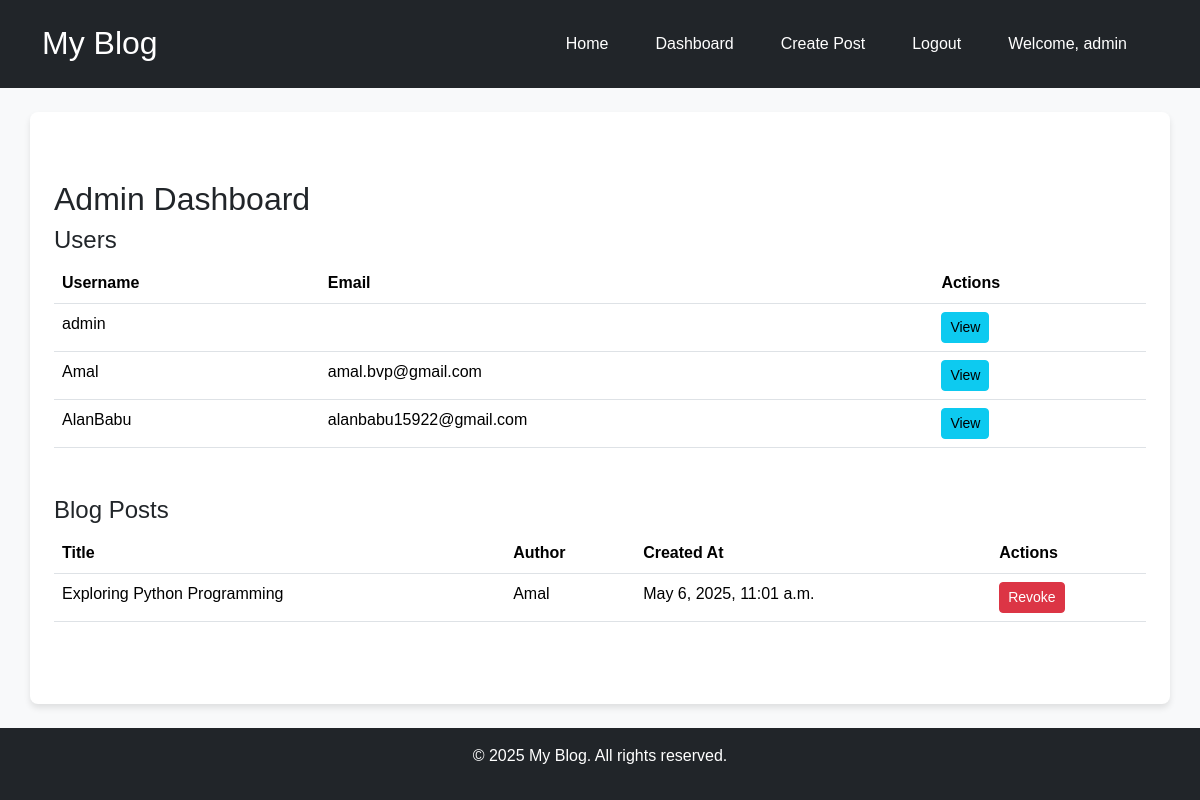
The page /admin-dashboard/ (signed in) on the database as committed earlier.
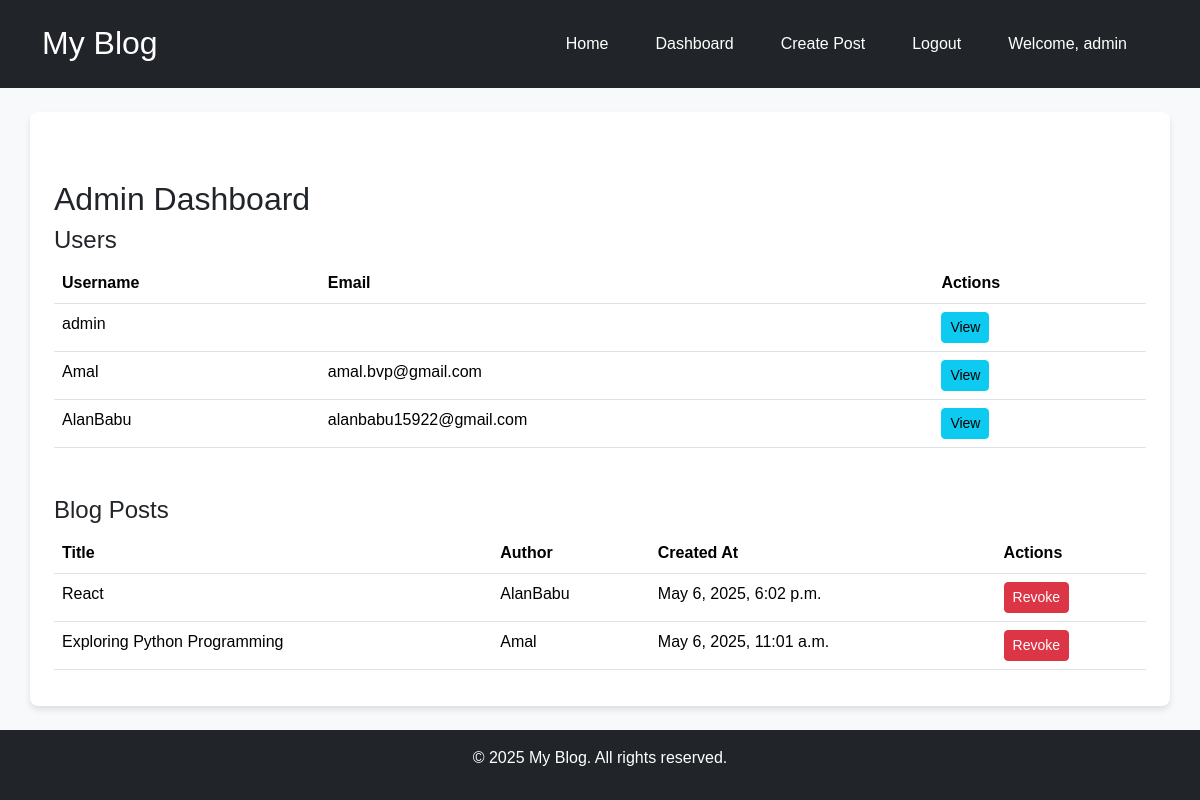
The same page on the database as committed later.
### blog/models.py (models this page shows, shortened)
class BlogPost(models.Model):
    title = models.CharField(max_length=255)
    slug = models.SlugField(unique=True, blank=True)  # For SEO-friendly URLs
    content = models.TextField()
    image = models.ImageField(upload_to='blog_images/', blank=True, null=True)
    tags = models.CharField(max_length=255, blank=True)  # Comma-separated tags
    author = models.ForeignKey(User, on_delete=models.CASCADE)
    created_at = models.DateTimeField(auto_now_add=True)
    updated_at = models.DateTimeField(auto_now=True)

### blog/views.py (the view)
# urls.py: path('admin-dashboard/', views.admin_dashboard, name='admin-dashboard'),
@login_required
def admin_dashboard(request):
    if not request.user.is_superuser:
        return redirect('index')  # Redirect to index if user is not superuser
    users = User.objects.all()
    blog_posts = BlogPost.objects.all().order_by('-created_at')
    paginator = Paginator(blog_posts, 5)
    page_number = request.GET.get("page")
    page_obj = paginator.get_page(page_number)
    return render(request, 'blog/admin_dashboard.html', {'users': users, 'blog_posts': page_obj})

### blog/templates/blog/admin_dashboard.html (shortened to what this page needs)
{% extends 'blog/base.html' %}
{% block content %}
<div class="container mt-5">
    <h2>Admin Dashboard</h2>
    <h4>Users</h4>
    <table class="table">
        <thead>
            <tr>
                <th>Username</th>
                <th>Email</th>
                <th>Actions</th>
            </tr>
        </thead>
        <tbody>
            {% for user in users %}
                <tr>
                    <td>{{ user.username }}</td>
                    <td>{{ user.email }}</td>
                    <td>
                        <a href="{% url 'admin-view-user' user.id %}" class="btn btn-info btn-sm">View</a>
                    </td>
                </tr>
            {% endfor %}
        </tbody>
    </table>
    <h4 class="mt-5">Blog Posts</h4>
    <table class="table">
        <thead>
            <tr>
                <th>Title</th>
                <th>Author</th>
                <th>Created At</th>
                <th>Actions</th>
            </tr>
        </thead>
        <tbody>
            {% for post in blog_posts %}
                <tr>
                    <td>{{ post.title }}</td>
                    <td>{{ post.author.username }}</td>
                    <td>{{ post.created_at }}</td>
                    <td>
                        <a href="{% url 'revoke-blog' post.id %}" class="btn btn-danger btn-sm">Revoke</a>
                    </td>
                </tr>
            {% endfor %}
        </tbody>
    </table>
</div>
{% endblock %}

### blog/templates/blog/base.html (shortened to what this page needs)
{% load static %}
<!DOCTYPE html>
<html lang="en">
<head>
    <link href="https://cdn.jsdelivr.net/npm/bootstrap@5.3.3/dist/css/bootstrap.min.css" rel="stylesheet">
    <link rel="stylesheet" href="{% static 'blog/css/style.css' %}">
</head>
<body>
    <header class="bg-dark text-white py-3">
        <div class="container d-flex flex-column flex-md-row align-items-center justify-content-between">
            <h1><a href="{% url 'index' %}" class="text-white text-decoration-none">My Blog</a></h1>
            <nav>
                <ul class="nav">
                    <li class="nav-item"><a href="{% url 'index' %}" class="nav-link text-white">Home</a></li>
                    {% if user.is_authenticated %}
                        <li class="nav-item"><a href="{% url 'dashboard' %}" class="nav-link text-white">Dashboard</a></li>
                        <li class="nav-item"><a href="{% url 'create_post' %}" class="nav-link text-white">Create Post</a></li>
                        <li class="nav-item"><a href="{% url 'logout' %}" class="nav-link text-white">Logout</a></li>
                        <li class="nav-item nav-link text-white">Welcome, {{ user.username }}</li>
                    {% else %}
                        <li class="nav-item"><a href="{% url 'login' %}" class="nav-link text-white">Login</a></li>
                        <li class="nav-item"><a href="{% url 'register' %}" class="nav-link text-white">Register</a></li>
                    {% endif %}
                </ul>
            </nav>
        </div>
    </header>
    <main class="container mt-4">
        {% block content %}{% endblock %}
    </main>
    <footer class="bg-dark text-white py-3 mt-4">
        <div class="container text-center">
            <p>&copy; 2025 My Blog. All rights reserved.</p>
        </div>
    </footer>
</body>
</html>

Rows that differ between the two databases and show on the page:
added BlogPost: title "React", author.username "AlanBabu", created_at "May 6, 2025, 6:02 p.m."
